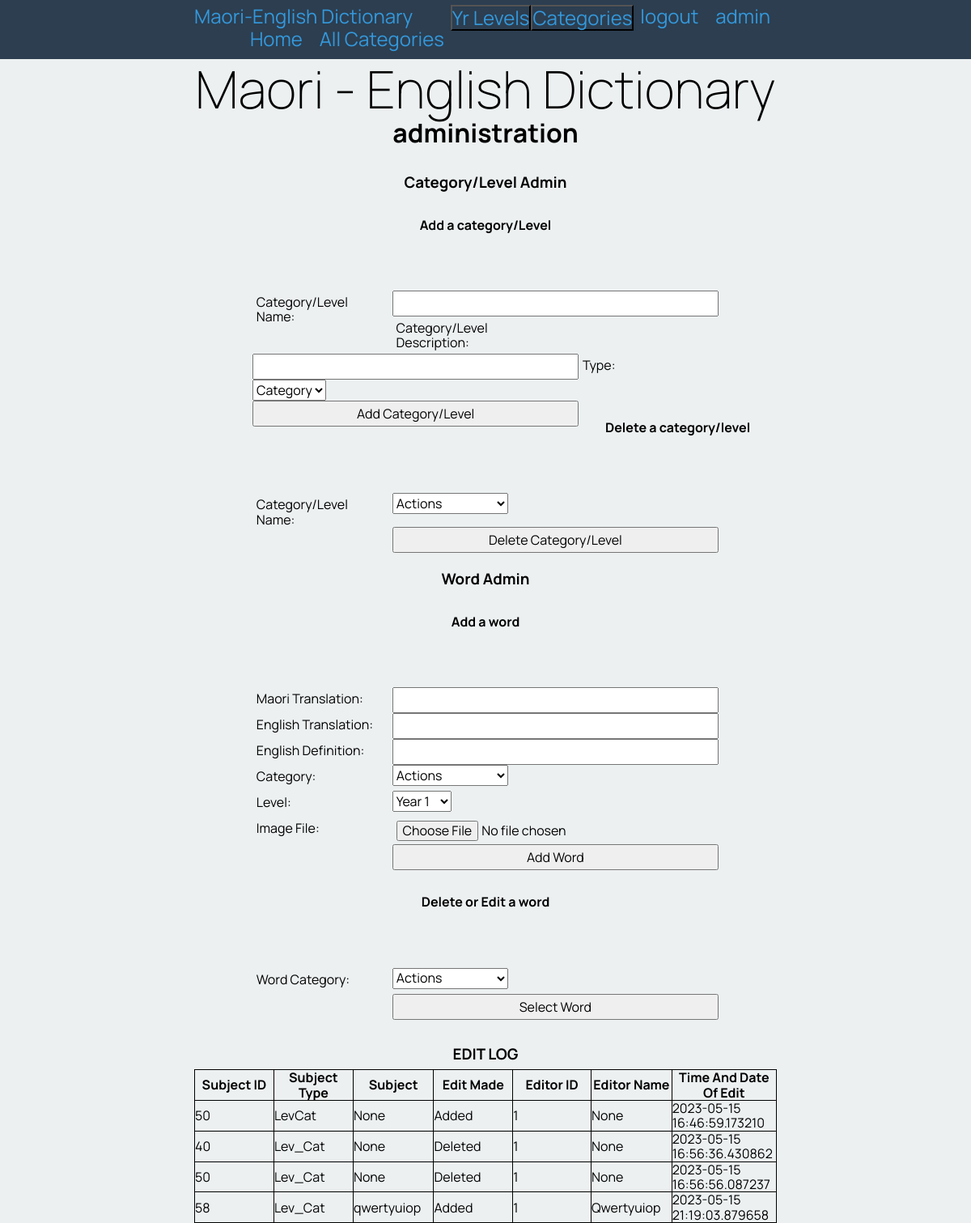
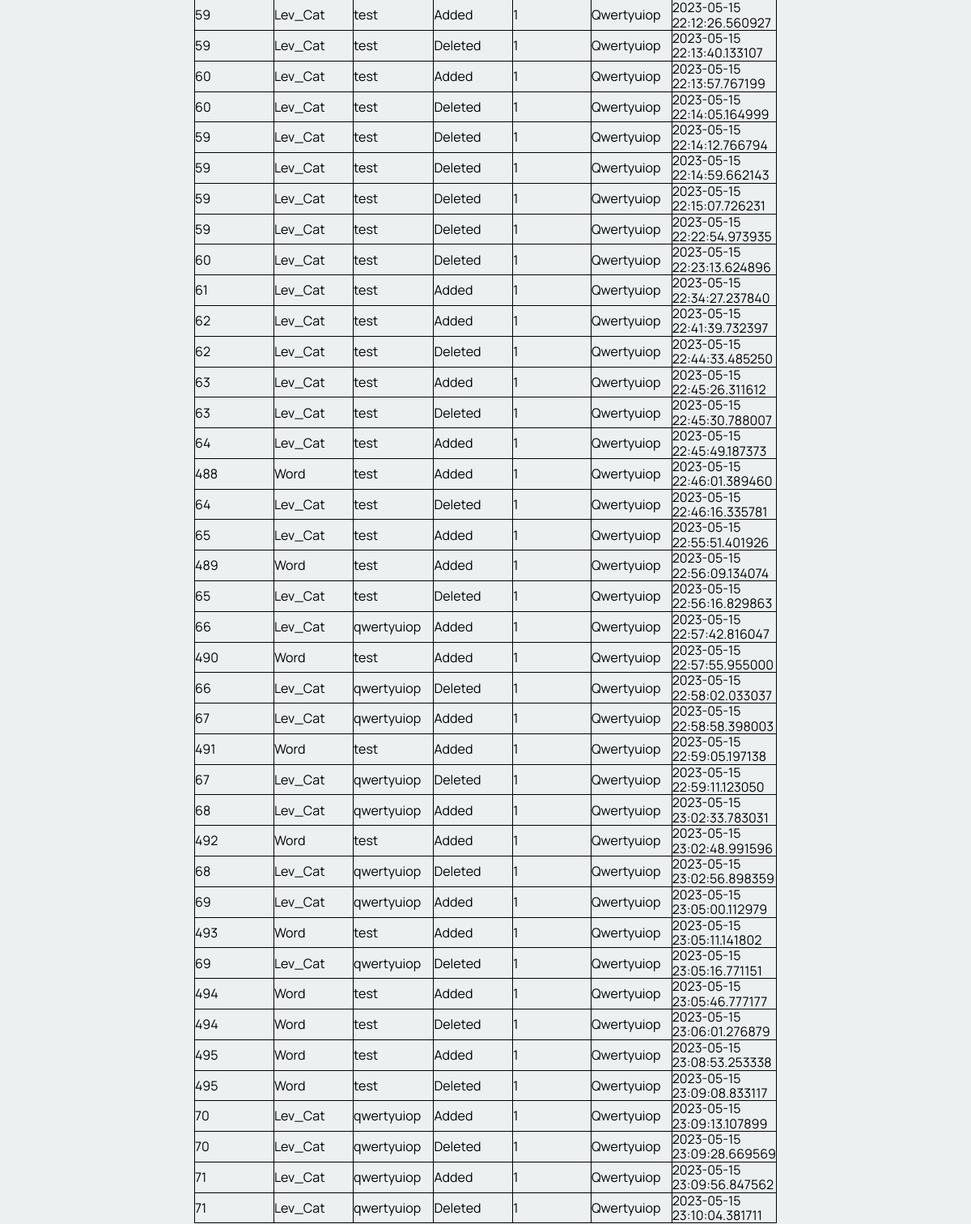
The page /admin (signed in) on the database its author committed (2 pictures, top to bottom).
### tables this page shows
CREATE TABLE "edit_log"
(
    id           integer
        constraint edit_log_pk
            primary key autoincrement,
    edited_id    integer
        constraint edit_log_categories_id_fk
            references categories
        constraint edit_log_words_id_fk
            references words,
    edited_type  char(6),
    edit         varchar(300),
    editor_id    integer,
    date_time    varchar(20),
    editor_name  varchar(30),
    edited_title varchar(30)
);

### app.py (the view)
@app.route('/admin')
def render_admin():
    if not is_logged_in()[0]:
        return redirect('/?message=Need+to+be+logged+in')
    if is_logged_in()[1] != "admin":
        return redirect('/?message=Need+Admin+permissions')
    con = create_connection(DATABASE)
    query = "SELECT mri_word, eng_word, definition, category, level, id FROM words"
    cur = con.cursor()
    cur.execute(query)
    word_list = cur.fetchall()
    query = 'SELECT id, title, type FROM categories'
    cur = con.cursor()
    cur.execute(query)
    category_list = cur.fetchall()
    query = "SELECT edited_id, edited_type, edit, editor_id, date_time, editor_name, edited_title FROM edit_log"
    cur.execute(query, )
    edit_list = cur.fetchall()
    con.close()
    return render_template("admin.html", cat_list=render_cat_lev_menus('C'), lev_list=render_cat_lev_menus('L'), logged_in=is_logged_in()[0], categories=category_list, word_list=word_list, perms = is_logged_in()[1], edit_list=edit_list)

### app.py (called while the page is built)
def create_connection(db_file: object) -> object:
    try:
        connection = sqlite3.connect(db_file)
        return connection
    except Error as e:
        print(e)
    return None

def is_logged_in():
    if session.get("email") is None:
        print("Not logged in")
        perms = ""
        return False, perms
    else:
        print("Logged in")
        perms = session.get('user_perms')
        return True, perms

def render_cat_lev_menus(catlev):
    con = create_connection(DATABASE)
    query = "SELECT id, title FROM categories WHERE type=?"
    cur = con.cursor()
    cur.execute(query, (catlev))
    cat_list = cur.fetchall()
    con.close()
    return cat_list

### Templates/admin.html (shortened to what this page needs)
{% extends "base.html" %}
{% block pageheading %}administration{% endblock %}
{% block main %}
<h3>Category/Level Admin</h3>
<h4>Add a category/Level</h4>
<form class="myform" method="post" action="/add_category">
    <div class="form-group">
        <div class="form-label"><label for="name">Category/Level Name:</label> </div>
        <div class="form-element"><input type="text" name="name" id="name" required></div>
    </div>
    <div class="form-group">
        <div class="form-label"><label for="name">Category/Level Description:</label> </div>
        <div class="form-element"><input type="text" name="description" id="description" required></div>
    </div>
    <div class="form-group">
        <div class="form-label"><label for="name">Type:</label> </div>
        <div class="form-element">
            <select id="cat_lev" name="cat_lev">
                <option value="C">Category</option>
            </select>
        </div>
    </div>
    <div class="form-group">
        <div class="form-label"></div>
        <div class="form-element"><input type="submit" value="Add Category/Level"></div>
    </div>
</form>
<h4>Delete a category/level</h4>
<form class="myform" method="post" action="/delete_category">
    <div class="form-group">
        <div class="form-label"><label for="name">Category/Level Name:</label> </div>
        <div class="form-element">
            <select id="cat_id" name="cat_id">
                {% for i in categories %}
                <option value="{{ i[0] }}, {{ i[1] }}, {{ i[2] }}"> {{ i[1] }}</option>
                {% endfor %}
            </select>
        </div>
    </div>
    <div class="form-group">
        <div class="form-label"></div>
        <div class="form-element"><input type="submit" value="Delete Category/Level"></div>
    </div>
</form>
<h3>Word Admin</h3>
<h4>Add a word</h4>
<form class="myform" method="post" action="/add_word">
    <div class="form-group">
        <div class="form-label"><label for="name">Maori Translation:</label> </div>
        <div class="form-element"><input type="text" name="m_trans" id="m_trans" required></div>
    </div>
    <div class="form-group">
        <div class="form-label"><label for="name">English Translation:</label> </div>
        <div class="form-element"><input type="text" name="e_trans" id="e_trans" required></div>
    </div>
    <div class="form-group">
        <div class="form-label"><label for="name">English Definition:</label> </div>
        <div class="form-element"><input type="text" name="word_def" id="word_def" required></div>
    </div>
    <div class="form-group">
        <div class="form-label"><label for="name">Category:</label> </div>
        <div class="form-element">
            <select id="w_cat" name="w_cat">
                {% for i in categories %}
                {% if i[2] == 'C' %}
                <option value="{{ i[0] }}"> {{ i[1] }}</option>
                {% endif %}
                {% endfor %}
            </select>
        </div>
    </div>
    <div class="form-group">
        <div class="form-label"><label for="name">Level:</label> </div>
        <div class="form-element">
            <select id="w_lev" name="w_lev">
                {% for i in categories %}
                {% if i[2] == 'L' %}
                <option value="{{ i[0] }}"> {{ i[1] }}</option>
                {% endif %}
                {% endfor %}
            </select>
        </div>
    </div>
    <div class="form-group">
        <div class="form-label"><label for="name">Image File:</label> </div>
        <div class="form-element"><input type="file" name="word_img" id="word_img"></div>
    </div>
    <div class="form-group">
        <div class="form-label"></div>
        <div class="form-element"><input type="submit" value="Add Word"></div>
    </div>
</form>
<h4>Delete or Edit a word</h4>
<form class="myform" method="post" action="/edit_delete_word">
    <div class="form-group">
        <div class="form-label"><label for="name">Word Category:</label> </div>
        <div class="form-element">
            <select id="e_d_word_cat" name="e_d_word_cat">
                {% for i in categories %}
                <option value="{{ i[0] }}"> {{ i[1] }}</option>
                {% endfor %}
            </select>
        </div>
    </div>
    <div class="form-group">
        <div class="form-label"></div>
        <div class="form-element"><input type="submit" value="Select Word"></div>
    </div>
</form>
<h3>EDIT LOG</h3>
<table>
    <tr>
        <th>Subject ID</th>
        <th>Subject Type</th>
        <th>Subject</th>
        <th>Edit Made</th>
        <th>Editor ID</th>
        <th>Editor Name</th>
        <th>Time And Date Of Edit</th>
    </tr>
    {% for edit in edit_list %}
    <tr>
        <td>{{ edit[0] }}</td>
        <td>{{ edit[1] }}</td>
        <td>{{ edit[6] }}</td>
        <td>{{ edit[2] }}</td>
        <td>{{ edit[3] }}</td>
        <td>{{ edit[5] }}</td>
        <td>{{ edit[4] }}</td>
    </tr>
    {% endfor %}
</table>
{% endblock %}

### Static/maori_dictionary.css (style rules this page uses)
* { font-family: 'Manrope', sans-serif; padding: 0; margin: 0; box-sizing: border-box; }
body { background-color: rgba(236, 240, 241, 1.0); }
.myform { width: 80%; margin: auto; padding-bottom: 2rem; margin-bottom: 20px; padding-top: 2rem; }
.form-group { padding-top: 2rem; }
.form-label { width: 30%; float: left; padding: 0.3rem; }
.form-element { width: 70%; float: left; }
.form-group input { padding: 0.3rem; width: 100%; }
table { border-collapse: collapse; }
h3,h4 { text-align: center; margin: 2rem 0 0.5rem 0; }
table, th, td { border: 1px solid black; }
th { width: 14%; }

### rows shown on the page
edit_log: edited "50", edited_type "LevCat", edit "None", edit "Added", editor "1", date_time "2023-05-15 16:46:59.173210"
edit_log: edited "40", edited_type "Lev_Cat", edit "None", edit "Deleted", editor "1", date_time "2023-05-15 16:56:36.430862"
edit_log: edited "50", edited_type "Lev_Cat", edit "None", edit "Deleted", editor "1", date_time "2023-05-15 16:56:56.087237"
edit_log: edited "58", edited_type "Lev_Cat", edited_title "qwertyuiop", edit "Added", editor "1", editor_name "Qwertyuiop", date_time "2023-05-15 21:19:03.879658"
edit_log: edited "59", edited_type "Lev_Cat", edited_title "test", edit "Added", editor "1", editor_name "Qwertyuiop", date_time "2023-05-15 22:12:26.560927"
edit_log: edited "59", edited_type "Lev_Cat", edited_title "test", edit "Deleted", editor "1", editor_name "Qwertyuiop", date_time "2023-05-15 22:13:40.133107"
edit_log: edited "60", edited_type "Lev_Cat", edited_title "test", edit "Added", editor "1", editor_name "Qwertyuiop", date_time "2023-05-15 22:13:57.767199"
edit_log: edited "60", edited_type "Lev_Cat", edited_title "test", edit "Deleted", editor "1", editor_name "Qwertyuiop", date_time "2023-05-15 22:14:05.164999"
edit_log: edited "59", edited_type "Lev_Cat", edited_title "test", edit "Deleted", editor "1", editor_name "Qwertyuiop", date_time "2023-05-15 22:14:12.766794"
edit_log: edited "59", edited_type "Lev_Cat", edited_title "test", edit "Deleted", editor "1", editor_name "Qwertyuiop", date_time "2023-05-15 22:14:59.662143"
edit_log: edited "59", edited_type "Lev_Cat", edited_title "test", edit "Deleted", editor "1", editor_name "Qwertyuiop", date_time "2023-05-15 22:15:07.726231"
edit_log: edited "59", edited_type "Lev_Cat", edited_title "test", edit "Deleted", editor "1", editor_name "Qwertyuiop", date_time "2023-05-15 22:22:54.973935"
edit_log: edited "60", edited_type "Lev_Cat", edited_title "test", edit "Deleted", editor "1", editor_name "Qwertyuiop", date_time "2023-05-15 22:23:13.624896"
edit_log: edited "61", edited_type "Lev_Cat", edited_title "test", edit "Added", editor "1", editor_name "Qwertyuiop", date_time "2023-05-15 22:34:27.237840"
edit_log: edited "62", edited_type "Lev_Cat", edited_title "test", edit "Added", editor "1", editor_name "Qwertyuiop", date_time "2023-05-15 22:41:39.732397"
edit_log: edited "62", edited_type "Lev_Cat", edited_title "test", edit "Deleted", editor "1", editor_name "Qwertyuiop", date_time "2023-05-15 22:44:33.485250"
edit_log: edited "63", edited_type "Lev_Cat", edited_title "test", edit "Added", editor "1", editor_name "Qwertyuiop", date_time "2023-05-15 22:45:26.311612"
edit_log: edited "63", edited_type "Lev_Cat", edited_title "test", edit "Deleted", editor "1", editor_name "Qwertyuiop", date_time "2023-05-15 22:45:30.788007"
edit_log: edited "64", edited_type "Lev_Cat", edited_title "test", edit "Added", editor "1", editor_name "Qwertyuiop", date_time "2023-05-15 22:45:49.187373"
edit_log: edited "488", edited_type "Word", edited_title "test", edit "Added", editor "1", editor_name "Qwertyuiop", date_time "2023-05-15 22:46:01.389460"
edit_log: edited "64", edited_type "Lev_Cat", edited_title "test", edit "Deleted", editor "1", editor_name "Qwertyuiop", date_time "2023-05-15 22:46:16.335781"
edit_log: edited "65", edited_type "Lev_Cat", edited_title "test", edit "Added", editor "1", editor_name "Qwertyuiop", date_time "2023-05-15 22:55:51.401926"
edit_log: edited "489", edited_type "Word", edited_title "test", edit "Added", editor "1", editor_name "Qwertyuiop", date_time "2023-05-15 22:56:09.134074"
edit_log: edited "65", edited_type "Lev_Cat", edited_title "test", edit "Deleted", editor "1", editor_name "Qwertyuiop", date_time "2023-05-15 22:56:16.829863"
edit_log: edited "66", edited_type "Lev_Cat", edited_title "qwertyuiop", edit "Added", editor "1", editor_name "Qwertyuiop", date_time "2023-05-15 22:57:42.816047"
edit_log: edited "490", edited_type "Word", edited_title "test", edit "Added", editor "1", editor_name "Qwertyuiop", date_time "2023-05-15 22:57:55.955000"
edit_log: edited "66", edited_type "Lev_Cat", edited_title "qwertyuiop", edit "Deleted", editor "1", editor_name "Qwertyuiop", date_time "2023-05-15 22:58:02.033037"
edit_log: edited "67", edited_type "Lev_Cat", edited_title "qwertyuiop", edit "Added", editor "1", editor_name "Qwertyuiop", date_time "2023-05-15 22:58:58.398003"
edit_log: edited "491", edited_type "Word", edited_title "test", edit "Added", editor "1", editor_name "Qwertyuiop", date_time "2023-05-15 22:59:05.197138"
edit_log: edited "67", edited_type "Lev_Cat", edited_title "qwertyuiop", edit "Deleted", editor "1", editor_name "Qwertyuiop", date_time "2023-05-15 22:59:11.123050"
edit_log: edited "68", edited_type "Lev_Cat", edited_title "qwertyuiop", edit "Added", editor "1", editor_name "Qwertyuiop", date_time "2023-05-15 23:02:33.783031"
edit_log: edited "492", edited_type "Word", edited_title "test", edit "Added", editor "1", editor_name "Qwertyuiop", date_time "2023-05-15 23:02:48.991596"
edit_log: edited "68", edited_type "Lev_Cat", edited_title "qwertyuiop", edit "Deleted", editor "1", editor_name "Qwertyuiop", date_time "2023-05-15 23:02:56.898359"
edit_log: edited "69", edited_type "Lev_Cat", edited_title "qwertyuiop", edit "Added", editor "1", editor_name "Qwertyuiop", date_time "2023-05-15 23:05:00.112979"
edit_log: edited "493", edited_type "Word", edited_title "test", edit "Added", editor "1", editor_name "Qwertyuiop", date_time "2023-05-15 23:05:11.141802"
edit_log: edited "69", edited_type "Lev_Cat", edited_title "qwertyuiop", edit "Deleted", editor "1", editor_name "Qwertyuiop", date_time "2023-05-15 23:05:16.771151"
edit_log: edited "494", edited_type "Word", edited_title "test", edit "Added", editor "1", editor_name "Qwertyuiop", date_time "2023-05-15 23:05:46.777177"
edit_log: edited "494", edited_type "Word", edited_title "test", edit "Deleted", editor "1", editor_name "Qwertyuiop", date_time "2023-05-15 23:06:01.276879"
edit_log: edited "495", edited_type "Word", edited_title "test", edit "Added", editor "1", editor_name "Qwertyuiop", date_time "2023-05-15 23:08:53.253338"
edit_log: edited "495", edited_type "Word", edited_title "test", edit "Deleted", editor "1", editor_name "Qwertyuiop", date_time "2023-05-15 23:09:08.833117"
edit_log: edited "70", edited_type "Lev_Cat", edited_title "qwertyuiop", edit "Added", editor "1", editor_name "Qwertyuiop", date_time "2023-05-15 23:09:13.107899"
edit_log: edited "70", edited_type "Lev_Cat", edited_title "qwertyuiop", edit "Deleted", editor "1", editor_name "Qwertyuiop", date_time "2023-05-15 23:09:28.669569"
edit_log: edited "71", edited_type "Lev_Cat", edited_title "qwertyuiop", edit "Added", editor "1", editor_name "Qwertyuiop", date_time "2023-05-15 23:09:56.847562"
edit_log: edited "71", edited_type "Lev_Cat", edited_title "qwertyuiop", edit "Deleted", editor "1", editor_name "Qwertyuiop", date_time "2023-05-15 23:10:04.381711"

### other values the page prints
form field cat_id "Actions"
form field w_cat "Actions"
form field w_lev "Year 1"
form field e_d_word_cat "Actions"
